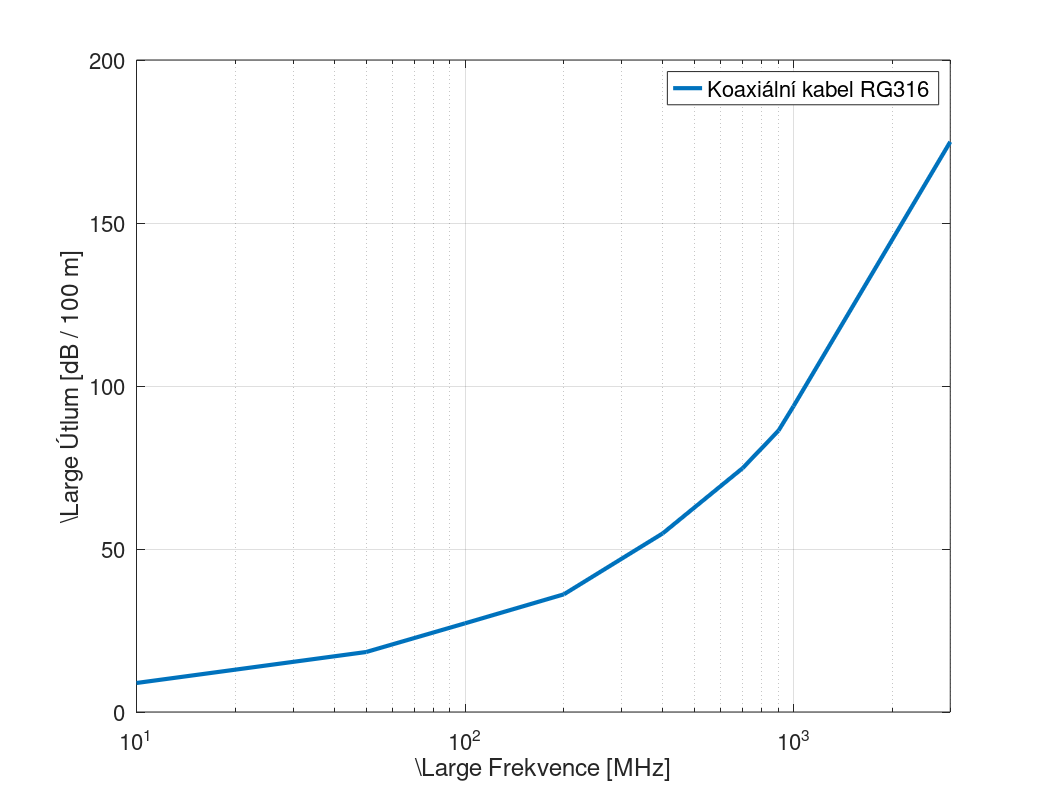

Write the MATLAB code that produced this figure. (Note: this script raises an error after producing the figure.)
%------------------------------------------------------------------------------%
%% Cable frequency dependence

atten = [8.9, 18.4, 27.2, 36.1, 54.8, 74.8, 86.3, 93.8, 174.9];
freq = [10, 50, 100, 200, 400, 700, 900, 1000, 3000];

semilogx(freq, atten, 'linewidth', 3)
xlim([0, 3000])
ylabel('{\Large Útlum [dB / 100 m]}')
xlabel('{\Large Frekvence [MHz]}')

orient('landscape')
h=get(gcf, "currentaxes");
set(h, "fontsize", 16);
grid on

h = legend({'Koaxiální kabel RG316'},'location','northeast');
set (h, "fontsize", 16);

%------------------------------------------------------------------------------%
%% plot exporting setups
target = '../../../doc/outputs/sim/'
name = 'cable.tex'
name_inc = 'cable-inc.eps'

print(name, '-dtex');

path = strcat(target, name)
path_inc = strcat(target, name_inc)

movefile(name, path)
movefile(name_inc, path_inc)
